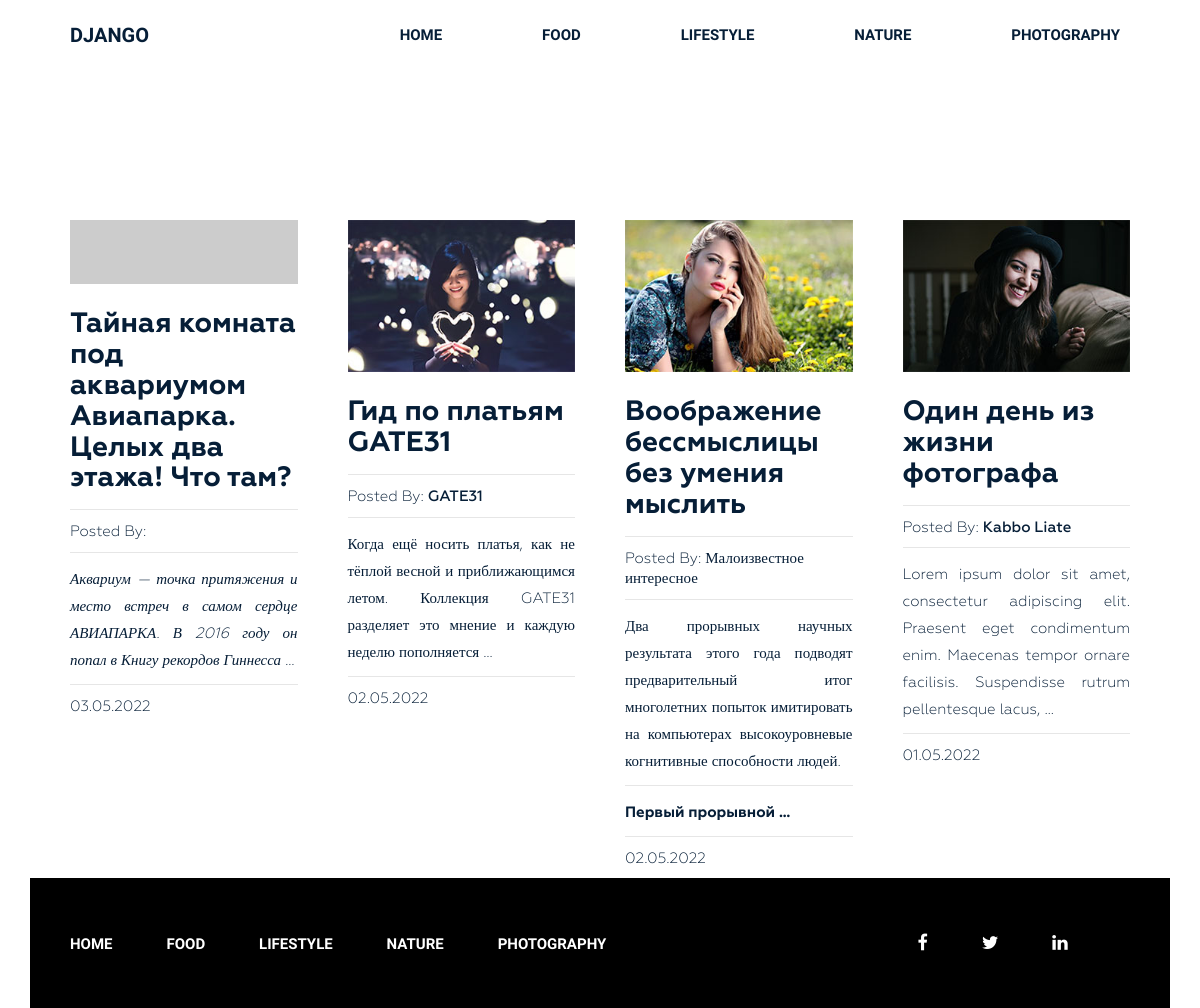
/tag/europe/, run on an earlier commit of the app's database.
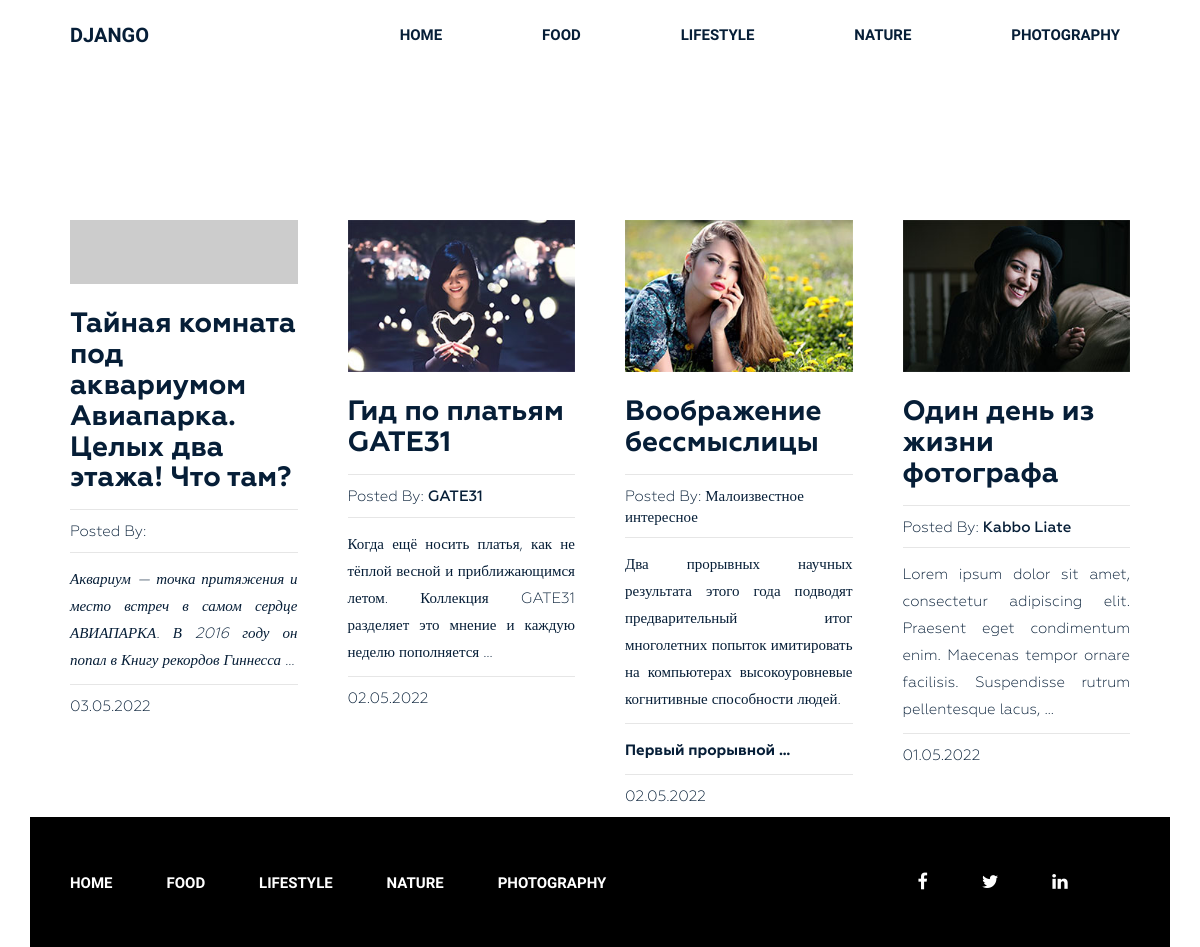
And on a later commit of the database.
### Burgers/models.py (models this page shows, shortened)
class Category(models.Model):
    title = models.CharField(max_length=255)
    slug = models.SlugField(max_length=255, verbose_name='Url', unique=True)
    def get_absolute_url(self):
        return reverse('category', kwargs={"slug": self.slug})
    class Meta:
        ordering = ['title']
        verbose_name_plural = 'Категории'

class Post(models.Model):
    title = models.CharField(max_length=255)
    slug = models.SlugField(max_length=255)
    author = models.CharField(max_length=100)
    content = models.TextField(blank=True)
    created_at = models.DateTimeField(auto_now_add=True, verbose_name='Дата публикации')
    photo = models.ImageField(upload_to='photos/%Y/%m/%d/', blank=True)
    views = models.IntegerField(default=0, verbose_name='кол-во просмотров')
    category = models.ForeignKey(Category, on_delete=models.PROTECT, related_name='posts')
    tags = models.ManyToManyField(Tag, blank=True, related_name='posts')
    is_pinned = models.BooleanField(default=False, verbose_name='закрепленно?')
    class Meta:
        ordering = ['-created_at']
        verbose_name_plural = 'Посты'
    def get_absolute_url(self):
        return reverse('post', kwargs={"slug": self.slug})

### Burgers/views.py (the view)
# urls.py: path('tag/<str:slug>/', PostsByTag.as_view(), name='tag'),
class PostsByTag(ListView):
    template_name = 'Burgers/tag_list.html'
    context_object_name = 'posts'
    paginate_by = 4
    allow_empty = False
    def get_queryset(self):
        return Post.objects.filter(tags__slug=self.kwargs['slug'])
    def get_context_data(self, *, object_list=None, **kwargs):
        context = super().get_context_data(**kwargs)
        context['title'] = 'Записи по тегу: ' + str(Tag.objects.get(slug=self.kwargs['slug']))
        return context

### Burgers/models.py (called while the page is built)
    def __str__(self):
        return self.title

### Burgers/templatetags/menu.py (called while the page is built)
@register.inclusion_tag('Burgers/menu_tpl.html')
def show_menu(menu_class='menu'):
    categories = Category.objects.all()
    return {"categories":categories, "menu_class":menu_class}

### Burgers/templates/Burgers/tag_list.html (shortened to what this page needs)
{% extends 'base.html' %}
{% load static %}
{% block content %}
<section class="blog-post-area">
    <div class="container">
        <div class="row">
            <div class="blog-post-area-style">
                {% for post in posts %}
                <div class="col-md-3">
                    <div class="single-post">
                        {% if post.photo %}
                        <img src="{{ post.photo.url }}" alt="{{post.title}}">
                        {% else %}
                        <img src="https://picsum.photos/id/1060/300/201/?blur=2" alt="{{post.title}}">
                        {% endif %}
                        <h3><a href="{{ post.get_absolute_url }}">{{ post.title }}</a></h3>
                        <h4><span>Posted By: <span class="author-name">{{ post.author }}</span></span>
                        </h4>
                        {{ post.content|truncatewords_html:20|safe }}
                        <h4><span>{{post.created_at|date:"d.m.Y"}}</span></h4>
                    </div>
                </div>
                {% endfor %}
            </div>
        </div>
    </div>
</section>
{% endblock %}

### templates/base.html (shortened to what this page needs)
{% load static %}
{% load cache %}
<!DOCTYPE html>
<html lang="en">
<head>
    <link rel="stylesheet" href="{% static 'css/bootstrap.css' %}">
    <link rel="stylesheet" href="{% static 'css/font-awesome.min.css' %}">
    <link rel="stylesheet" href="{% static 'css/owl.carousel.min.css' %}">
    <link rel="stylesheet" href="{% static 'css/owl.theme.default.min.css' %}">
    <link rel="stylesheet" href="{% static 'style.css' %}">
    <link rel="stylesheet" href="{% static 'responsive.css' %}">
</head>
<body>
    <div class="wrapper">
        {% cache 20 header %}
        {% include 'inc/_header.html' %}
        {% endcache %}
        {% block content %}
        {% endblock %}
        {% cache 20 footer %}
        {% include 'inc/_footer.html' %}
        {% endcache %}
    </div>
</body>
</html>

### templates/inc/_header.html
{% load menu %}
<header class="header">
    <div class="container">
        <div class="row">
            <div class="col-md-2">
                <div class="logo">
                    <h2><a href="{% url 'home' %}">Django</a></h2>
                </div>
            </div>
            <div class="col-md-10">
                {% show_menu %}
            </div>
        </div>
    </div>
</header>

### Burgers/templates/Burgers/menu_tpl.html
<div class="{{menu_class}}">
    <ul>
        <li><a href="{% url 'home' %}">Home</a></li>
        {% for item in categories %}
        <li><a href="{{ item.get_absolute_url }}">{{ item.title }}</a></li>
        {% endfor %}
    </ul>
</div>

### templates/inc/_footer.html (shortened to what this page needs)
{% load menu %}
<footer class="footer">
    <div class="container">
        <div class="row">
            <div class="col-md-12">
                <div class="footer-bg">
                    <div class="row">
                        <div class="col-md-9">
                            {% show_menu 'footer-menu' %}
                        </div>
                        <div class="col-md-3">
                            <div class="footer-icon">
                                <p><a href="https://vk.com/xhani8" target="_blank"><i class="fa fa-facebook" aria-hidden="true"></i></a>
                                    <a href="https://twitter.com/Hanieith" target="_blank"><i class="fa fa-twitter" aria-hidden="true"></i></a>
                                    <a href="https://www.linkedin.com/in/constantin-shkutkov-96a96b235/" target="_blank"><i class="fa fa-linkedin" aria-hidden="true"></i></a>
                                    <a href="https://www.instagram.com/shkutkoff/" target="_blank"></a></p>
                            </div>
                        </div>
                    </div>
                </div>
            </div>
        </div>
    </div>
</footer>

### static/style.css (style rules this page uses)
.wrapper header.header .logo h2 { margin: 0 0 0 40px; padding: 0; }
.wrapper header.header .logo h2 a { color: #061e37; font-family: "Raleway", sans-serif; font-size: 20px; font-weight: 700; text-decoration: none; line-height: 70px; padding: 22px 0; text-transform: uppercase; }
.wrapper header.header .menu { margin: 0 }
.wrapper header.header .menu ul { float: right; margin: 0; padding: 0; margin-right: 4px; }
.wrapper header.header .menu ul li { display: inline-block; list-style: outside none none; margin: 0 -4px 0 0; }
.wrapper header.header .menu ul li a { color: rgb(6, 30, 55); font-family: "Raleway", sans-serif; font-size: 15px; font-weight: 600; line-height: 70px; padding: 26px 50px; text-decoration: none; text-transform: uppercase; }
section.blog-post-area { margin-top: 50px; }
section.blog-post-area img { width: 100%; }
section.blog-post-area .single-post { padding-right: 20px; margin: 100px 0px 0px; }
section.blog-post-area h4 span { font-family: Geometria; font-weight: 400; font-size: 15px; color: #061e37; text-decoration: none; }
section.blog-post-area h4 span.author-name { font-weight: 500; }
.blog-post-area .single-post h3 a { font-family: Geometria; font-size: 28px; font-weight: 700; text-decoration: none; color: #061e37; }
.blog-post-area .single-post p { color: #061e37; font-family: Geometria; font-size: 15px; font-weight: 400; line-height: 27px; padding-top: 14px; position: relative; text-align: justify; }
.blog-post-area .single-post h4 { margin-bottom: 12px; padding-top: 10px; position: relative; }
.blog-post-area .single-post h4::before { background: #e6e6e6 none repeat scroll 0 0; content: ""; height: 1px; position: absolute; top: 0; width: 100%; }
.blog-post-area .single-post p::before { background: #e6e6e6 none repeat scroll 0 0; content: ""; height: 1px; position: absolute; top: 0; width: 100%; }
.blog-post-area .single-post h3 { margin: 25px 0 15px; }
.blog-post-area .blog-post-area-style { margin: 0 20px 0 40px; }
.wrapper footer.footer { height: 130px; }
.wrapper footer .footer-bg { background: #000 none repeat scroll 0 0; height: 130px; overflow: hidden; }
.wrapper footer.footer .footer-menu { margin: 0 }
.wrapper footer.footer .footer-menu ul { line-height: 130px; margin: 0; padding: 0; }
.wrapper footer.footer .footer-menu ul li { display: inline; list-style: outside none none; margin: 0; padding: 30px 0px; }
.wrapper footer.footer .footer-menu ul li a { color: #fff; font-family: "Raleway", sans-serif; font-size: 15px; font-weight: 600; line-height: 70px; margin-left: 40px; padding: 26px 10px 26px 0; text-decoration: none; text-transform: uppercase; }
.wrapper footer.footer .footer-icon p { float: right; line-height: 130px; }
.wrapper footer.footer .footer-icon p i { color: #fff; font-size: 18px; margin-right: 30px; padding: 10px; }

What changed in the data, as far as the page shows it:
changed Post "Малоизвестное интересное": title "Воображение бессмыслицы без умения мыслить" → "Воображение бессмыслицы"
